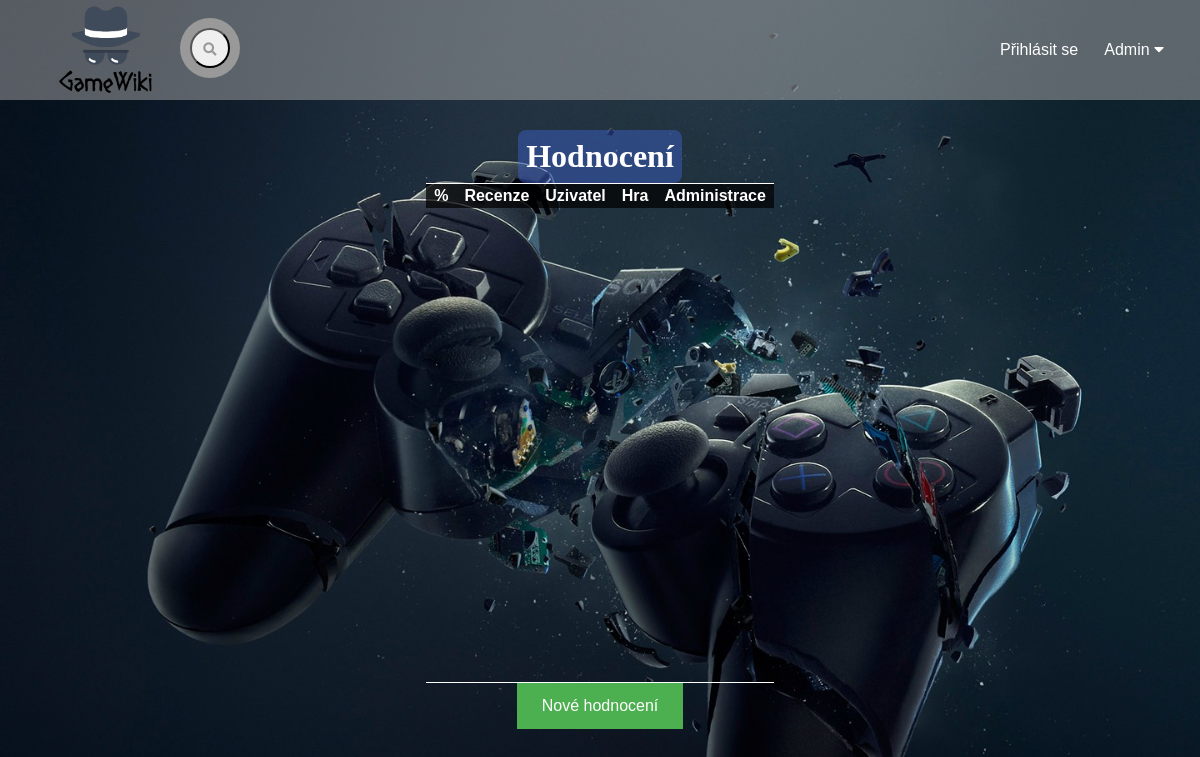
Before: /hodnoceni with the older database file.
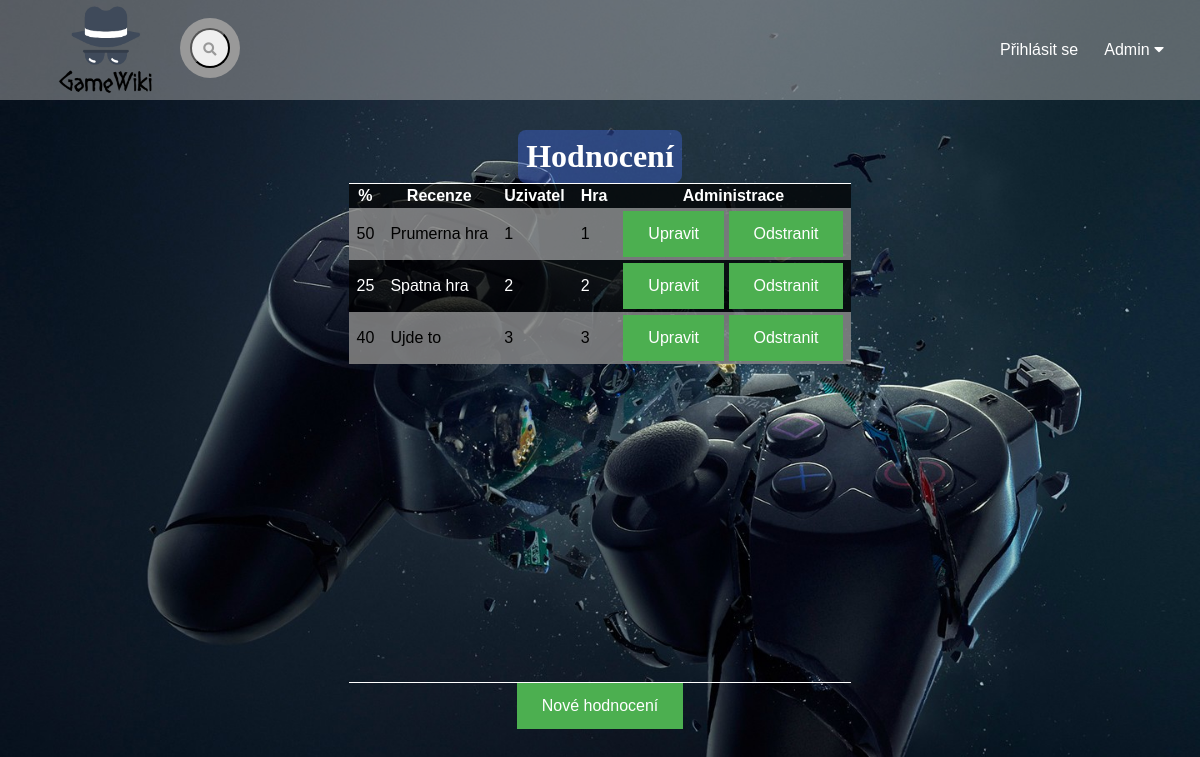
After: the same page with the newer database file.
### tables this page shows
CREATE TABLE `hodnoceni` (
  `id_hod` int(10) NOT NULL,
  `hodnoceni` tinyint(4) NOT NULL,
  `komentar` text NOT NULL,
  `id_uzivatele` int(10) NOT NULL,
  `id_hry` int(10) NOT NULL
);

### kontrolery/SmerovacKontroler.php (called while the page is built, shortened)
<?php
class SmerovacKontroler extends Kontroler {
  protected $kontroler;
  public function zpracuj($parametry) {
    $castiCesty = $this->parsujURL($parametry[0]);
    $nazevKontroleru = $this->pomlckyNaVelbloudiNotaci(array_shift($castiCesty)) . "Kontroler";
    if (file_exists("kontrolery/$nazevKontroleru.php"))
    {
      $this->kontroler = new $nazevKontroleru();
    }
    else {
      $this->presmeruj("chyba");
    }
    $this->kontroler->zpracuj($castiCesty);
    $this->pohled = "rozlozeni";
  }
  private function parsujURL($url) {
    $rozdelenaURL = parse_url($url);
    $cesta = $rozdelenaURL["path"];
    $cesta = ltrim($cesta, "/");
    $cesta = trim($cesta);
    $rozdelenaCesta = explode("/", $cesta);
    return $rozdelenaCesta;
  }
  private function pomlckyNaVelbloudiNotaci($text) {
    $text = str_replace("-", " ", $text);
    $text = ucwords($text);
    $text = str_replace(" ", "", $text);
    return $text;
  }
}
?>

### index.php (called while the page is built, shortened)
<?php
  $smerovac = new SmerovacKontroler();
  $smerovac->zpracuj(array($_SERVER["REQUEST_URI"]));
  $smerovac->vypisPohled();
?>

### kontrolery/HodnoceniKontroler.php (called while the page is built, shortened)
<?php
class HodnoceniKontroler extends Kontroler {
  public function zpracuj($parametry) {
    $spravceHodnoceni = new SpravceHodnoceni();
    $hodnoceni = $spravceHodnoceni->vratHodnoceni();
    $this->pohled = "hodnoceni";
  }
}
?>

### modely/Db.php (called while the page is built, shortened)
<?php
class Db {
  private static $spojeni;
  private static $nastaveni = array(
		PDO::ATTR_ERRMODE => PDO::ERRMODE_EXCEPTION,
		PDO::ATTR_EMULATE_PREPARES => false,
	);
    public static function pripoj($server, $uzivatel, $heslo, $databaze)
    {
	  if (!isset(self::$spojeni))
      {
        $dsn = "mysql:host=$server;dbname=$databaze;charset=utf8";
			 self::$spojeni = new PDO(
				$dsn,
				$uzivatel,
				$heslo,
				self::$nastaveni
			 );
	  }
	}
  public static function dotazVsechny($dotaz, $parametry = array()) {
		$navrat = self::$spojeni->prepare($dotaz);
		$navrat->execute($parametry);
		return $navrat->fetchAll();
	}
}

### modely/SpravceHodnoceni.php (called while the page is built, shortened)
<?php
class SpravceHodnoceni {
  public function vratHodnoceni() {
    $hodnoceni = Db::dotazVsechny("
      SELECT *
      FROM hodnoceni
    ");
    return $hodnoceni;
  }
}
?>

### pohledy/hodnoceni.phtml (the view, shortened to what this page needs)
<div class="admin">
 <h1>Hodnocení</h1>
     <table>
     <tr>
       <th>%</th>
       <th>Recenze</th>
       <th>Uzivatel</th>
       <th>Hra</th>
       <th>Administrace</th>
     </tr>
     <?php foreach ($hodnoceni as $hodnot) { ?>
        <tr>
          <td><?= $hodnot["hodnoceni"] ?></td>
          <td><?= $hodnot["komentar"] ?></td>
          <td><?= $hodnot["id_uzivatele"] ?></td>
          <td><?= $hodnot["id_hry"] ?></td>
          <td>
            <a href="editace-hodnoceni/<?= $hodnot["id_hod"] ?>">Upravit</a>
            <a href="hodnoceni/<?= $hodnot["id_hod"] ?>/odstranit">Odstranit</a>
           </td>
        </tr>
     <?php } ?>
     </table>
     <p>
    <a href="editace-hodnoceni">Nové hodnocení</a>
  </p>
      </div>

### kontrolery/Kontroler.php (shortened to what this page needs)
<?php
abstract class Kontroler {
  protected $pohled = "";
  public function vypisPohled() {
    if ($this->pohled) {
      require "pohledy/{$this->pohled}.phtml";
    }
  }
}
?>

### pohledy/rozlozeni.phtml (shortened to what this page needs)
<!DOCTYPE html>
<html lang='cs'>
  <head>
    <link rel="stylesheet" href="../styly/styl.css">
    <link rel="stylesheet" href="../styly/chosen/chosen.css" type="text/css">
    <link rel="stylesheet" href="../styly/chosen/chosen.min.css" type="text/css">
    <link rel="stylesheet" href="https://use.fontawesome.com/releases/v5.6.1/css/all.css">
  </head>
  <body>
  <header>
   <div class="header">
     <div class="logo">
       <a href="/uvod"><img src="/Obrazky/GameWiki.png" alt="GameWiki.png, 7,6kB" title="GameWiki"></a>
     </div>
  <div class="nav">
        <div class="search_box">
    <form action="/Hledej" method="post">
      <button type="submit" class="search_btn"><i class="fas fa-search"></i></button>
    </form>
      </div>
  <ul class="menu">
    <div class="prihlaseni-nav">
        <?php
    if (!empty($prihlasenyUzivatel)) {
  ?>
     <span>
      |  <?= $prihlasenyUzivatel["jmeno"] ?>
        "<?= $prihlasenyUzivatel["prezdivka"] ?>"
        <?= $prihlasenyUzivatel["prijmeni"] ?>
        | <a href="/prihlaseni-uzivatele/odhlasit">Odhlásit se</a>
     </span>
  <?php
    } else {
  ?>
       <a href="/prihlaseni-uzivatele">Přihlásit se</a>
  <?php
    }
  ?>
     </div>
          <div class="dropdown">
          <button class="dropbtn">Admin
          <i class="fa fa-caret-down"></i>
        </button>
       </div>
  </ul>
 </div>
  </div>
  </header>
     <section>
     <?php
       $this->kontroler->vypisPohled();
     ?>
     </section>
  </body>
</html>

### styly/styl.css (style rules this page uses)
* { margin: 0; padding: 0; font-family: "montserrat", sans-serif; }
body { z-index: auto; height: 100vh; background-position: center; background-image: var(--pozadi); background-size: cover; font-family: sans-serif; margin-top: 100px; color: var(--barvaTextu); background-repeat: no-repeat; }
h1 { padding: 8px; background: rgba(65, 105, 225, 0.8); border-radius: 8px; margin: 0; font-size: 64px; font-family: "Roboto Slab", serif; }
.header img { height: 100px; width: 150px; margin-left: 10px; }
.header { height: 100px; background: rgba(169, 169, 169, 0.5); padding: 0 20px; color: #fff; position: fixed; display: inline-block; top: 0; left: 0; right: 0; min-width: 300px; z-index: 1; }
.dropdown { overflow: hidden; float: left; text-align: center; }
.dropdown .dropbtn { font-size: 16px; border: none; outline: none; color: white; padding: 14px 16px; background-color: inherit; font-family: inherit; margin: 0; }
.search_box { transform: translate(0%, 30%); background-color: #999999; height: 40px; border-radius: 40px; padding: 10px; float: left; }
.search_btn { color: #999999; float: right; text-decoration: none; width: 40px; height: 40px; line-height: 40px; text-align: center; border-radius: 50%; cursor: pointer; }
.logo { float: left; }
.menu { float: right; line-height: 100px; display: flex; position: relative; text-align: center; }
.menu a { color: #fff; text-decoration: none; padding: 0 10px; transition: 0.4s; }
.admin { display: flex; padding: 30px; justify-content: center; align-items: center; flex-direction: column; padding-bottom: 50px; }
.admin a:link, a:visited { background-color: #4caf50; color: white; padding: 14px 25px; text-align: center; text-decoration: none; display: inline-block; }
.admin td, th { text-align: left; padding: 3px 8px; border-width: 1px 0; background-color: rgba(0, 0, 0, 0.3); }
.admin table tbody tr td { max-width: 300px; max-height: 100px; overflow: auto; }
.admin tbody tr:nth-child(2n) { background-color: rgba(204, 204, 204, 0.8); color: black; }
.admin tbody tr:nth-child(2n-1) { background-color: rgba(0, 0, 0, 0.6); color: white; }
.admin table tbody tr th { text-align: center; }
.admin table { border: 1px solid; border-collapse: collapse; border-width: 1px 0; height: 80px; overflow: auto; display: table-cell; min-height: 500px; min-width: auto; }
.admin h1 { font-size: 32px; background: rgba(65, 105, 225, 0.4); }
html { --pozadi: url(../Obrazky/uvod.jpg); --barvaTextu: white; }

Changed rows visible on the page:
added hodnoceni: hodnoceni "50", komentar "Prumerna hra", id_uzivatele "1", id_hry "1"
added hodnoceni: hodnoceni "25", komentar "Spatna hra", id_uzivatele "2", id_hry "2"
added hodnoceni: hodnoceni "40", komentar "Ujde to", id_uzivatele "3", id_hry "3"
